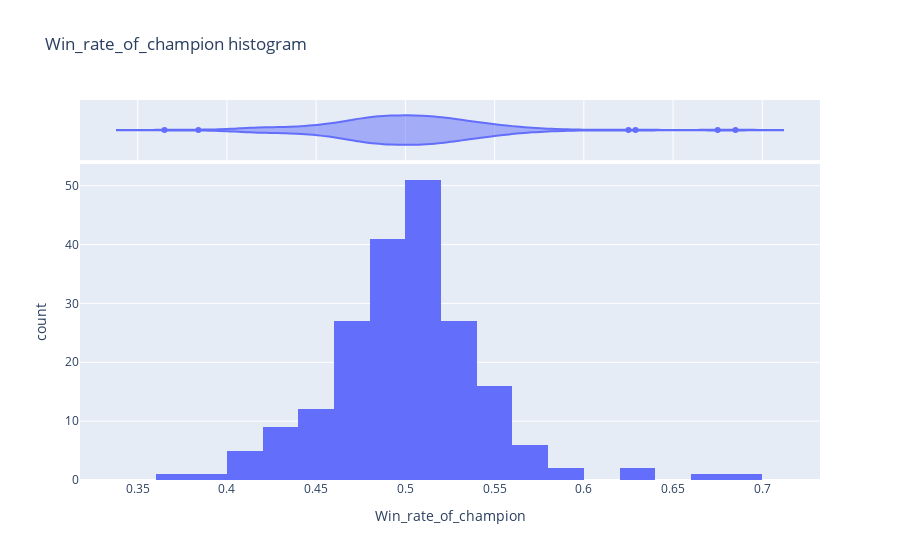
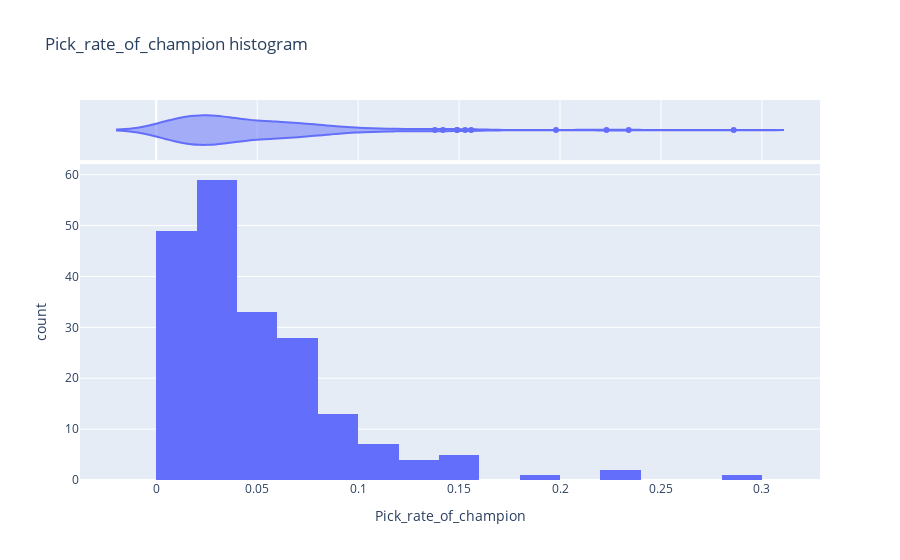
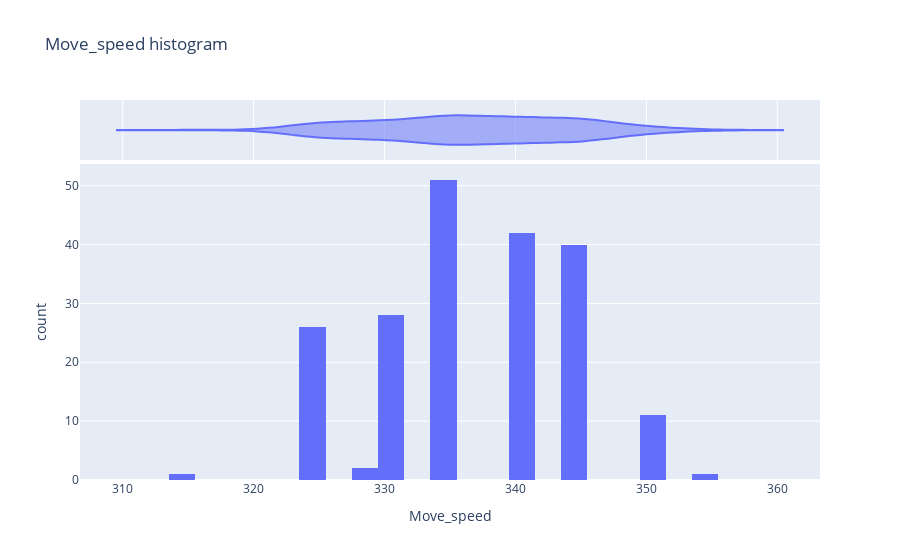
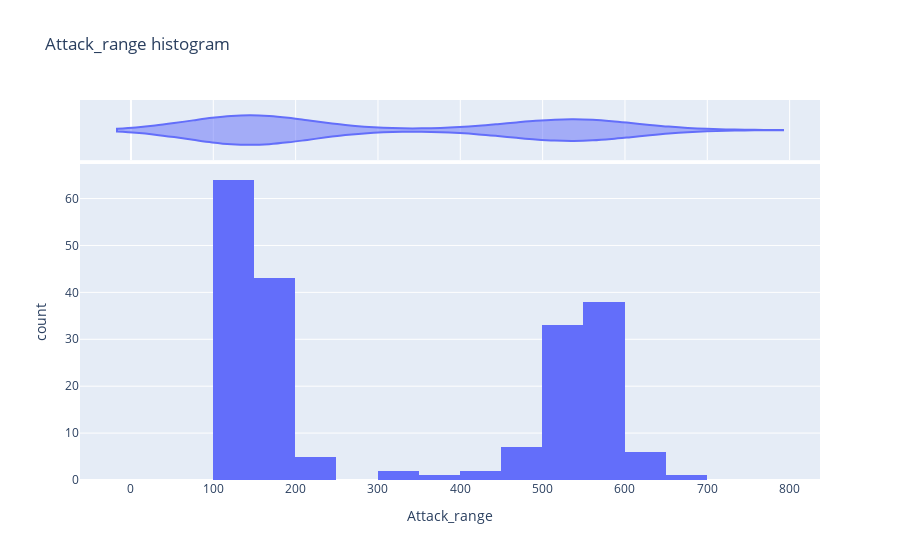

Notebook code cell kept with these figures, in order:
### Code cell
import plotly.express as px
col_lst = ["Win_rate_of_champion", "Pick_rate_of_champion", "Move_speed","Attack_range", "Base_AS", "AS_ratio", "Min_Health", "Max_Health", "Min_Health_regen","Max_Health_regen","Min_Armor","Max_Armor","Min_Magic_resist","Max_Magic_resist","Min_Attack_damage","Max_Attack_damage"]
figs = []
for col in col_lst:
    figs.append(px.histogram(champ_data_df, col, marginal="violin", title=col + ' histogram'))
for fig in figs:
    fig.show()

### Figure 1 — Plotly figure (JSON) as saved in the notebook; plotly's stock layout.template omitted (floating-point values rounded to 4 significant figures; data arrays with more than 128 entries replaced by an {"elided": "..."} marker saying what was removed)
{"data": [{"alignmentgroup": "True", "bingroup": "x", "hovertemplate": "Win_rate_of_champion=%{x}<br>count=%{y}<extra></extra>", "legendgroup": "", "marker": {"color": "#636efa"}, "name": "", "offsetgroup": "", "orientation": "v", "showlegend": false, "type": "histogram", "x": {"elided": "202 float values"}, "xaxis": "x", "yaxis": "y"}, {"alignmentgroup": "True", "hovertemplate": "Win_rate_of_champion=%{x}<extra></extra>", "legendgroup": "", "marker": {"color": "#636efa"}, "name": "", "offsetgroup": "", "scalegroup": "x", "showlegend": false, "type": "violin", "x": {"elided": "202 float values"}, "xaxis": "x2", "yaxis": "y2"}], "layout": {"barmode": "relative", "legend": {"tracegroupgap": 0}, "title": {"text": "Win_rate_of_champion histogram"}, "xaxis": {"anchor": "y", "domain": [0, 1], "title": {"text": "Win_rate_of_champion"}}, "xaxis2": {"anchor": "y2", "domain": [0, 1], "matches": "x", "showgrid": true, "showticklabels": false}, "yaxis": {"anchor": "x", "domain": [0, 0.8316], "title": {"text": "count"}}, "yaxis2": {"anchor": "x2", "domain": [0.8416, 1], "matches": "y2", "showgrid": false, "showline": false, "showticklabels": false, "ticks": ""}}}

### Figure 2 — Plotly figure (JSON) as saved in the notebook; plotly's stock layout.template omitted (floating-point values rounded to 4 significant figures; data arrays with more than 128 entries replaced by an {"elided": "..."} marker saying what was removed)
{"data": [{"alignmentgroup": "True", "bingroup": "x", "hovertemplate": "Pick_rate_of_champion=%{x}<br>count=%{y}<extra></extra>", "legendgroup": "", "marker": {"color": "#636efa"}, "name": "", "offsetgroup": "", "orientation": "v", "showlegend": false, "type": "histogram", "x": {"elided": "202 float values"}, "xaxis": "x", "yaxis": "y"}, {"alignmentgroup": "True", "hovertemplate": "Pick_rate_of_champion=%{x}<extra></extra>", "legendgroup": "", "marker": {"color": "#636efa"}, "name": "", "offsetgroup": "", "scalegroup": "x", "showlegend": false, "type": "violin", "x": {"elided": "202 float values"}, "xaxis": "x2", "yaxis": "y2"}], "layout": {"barmode": "relative", "legend": {"tracegroupgap": 0}, "title": {"text": "Pick_rate_of_champion histogram"}, "xaxis": {"anchor": "y", "domain": [0, 1], "title": {"text": "Pick_rate_of_champion"}}, "xaxis2": {"anchor": "y2", "domain": [0, 1], "matches": "x", "showgrid": true, "showticklabels": false}, "yaxis": {"anchor": "x", "domain": [0, 0.8316], "title": {"text": "count"}}, "yaxis2": {"anchor": "x2", "domain": [0.8416, 1], "matches": "y2", "showgrid": false, "showline": false, "showticklabels": false, "ticks": ""}}}

### Figure 3 — Plotly figure (JSON) as saved in the notebook; plotly's stock layout.template omitted (floating-point values rounded to 4 significant figures; data arrays with more than 128 entries replaced by an {"elided": "..."} marker saying what was removed)
{"data": [{"alignmentgroup": "True", "bingroup": "x", "hovertemplate": "Move_speed=%{x}<br>count=%{y}<extra></extra>", "legendgroup": "", "marker": {"color": "#636efa"}, "name": "", "offsetgroup": "", "orientation": "v", "showlegend": false, "type": "histogram", "x": {"elided": "202 int values"}, "xaxis": "x", "yaxis": "y"}, {"alignmentgroup": "True", "hovertemplate": "Move_speed=%{x}<extra></extra>", "legendgroup": "", "marker": {"color": "#636efa"}, "name": "", "offsetgroup": "", "scalegroup": "x", "showlegend": false, "type": "violin", "x": {"elided": "202 int values"}, "xaxis": "x2", "yaxis": "y2"}], "layout": {"barmode": "relative", "legend": {"tracegroupgap": 0}, "title": {"text": "Move_speed histogram"}, "xaxis": {"anchor": "y", "domain": [0, 1], "title": {"text": "Move_speed"}}, "xaxis2": {"anchor": "y2", "domain": [0, 1], "matches": "x", "showgrid": true, "showticklabels": false}, "yaxis": {"anchor": "x", "domain": [0, 0.8316], "title": {"text": "count"}}, "yaxis2": {"anchor": "x2", "domain": [0.8416, 1], "matches": "y2", "showgrid": false, "showline": false, "showticklabels": false, "ticks": ""}}}

### Figure 4 — Plotly figure (JSON) as saved in the notebook; plotly's stock layout.template omitted (floating-point values rounded to 4 significant figures; data arrays with more than 128 entries replaced by an {"elided": "..."} marker saying what was removed)
{"data": [{"alignmentgroup": "True", "bingroup": "x", "hovertemplate": "Attack_range=%{x}<br>count=%{y}<extra></extra>", "legendgroup": "", "marker": {"color": "#636efa"}, "name": "", "offsetgroup": "", "orientation": "v", "showlegend": false, "type": "histogram", "x": {"elided": "202 int values"}, "xaxis": "x", "yaxis": "y"}, {"alignmentgroup": "True", "hovertemplate": "Attack_range=%{x}<extra></extra>", "legendgroup": "", "marker": {"color": "#636efa"}, "name": "", "offsetgroup": "", "scalegroup": "x", "showlegend": false, "type": "violin", "x": {"elided": "202 int values"}, "xaxis": "x2", "yaxis": "y2"}], "layout": {"barmode": "relative", "legend": {"tracegroupgap": 0}, "title": {"text": "Attack_range histogram"}, "xaxis": {"anchor": "y", "domain": [0, 1], "title": {"text": "Attack_range"}}, "xaxis2": {"anchor": "y2", "domain": [0, 1], "matches": "x", "showgrid": true, "showticklabels": false}, "yaxis": {"anchor": "x", "domain": [0, 0.8316], "title": {"text": "count"}}, "yaxis2": {"anchor": "x2", "domain": [0.8416, 1], "matches": "y2", "showgrid": false, "showline": false, "showticklabels": false, "ticks": ""}}}
